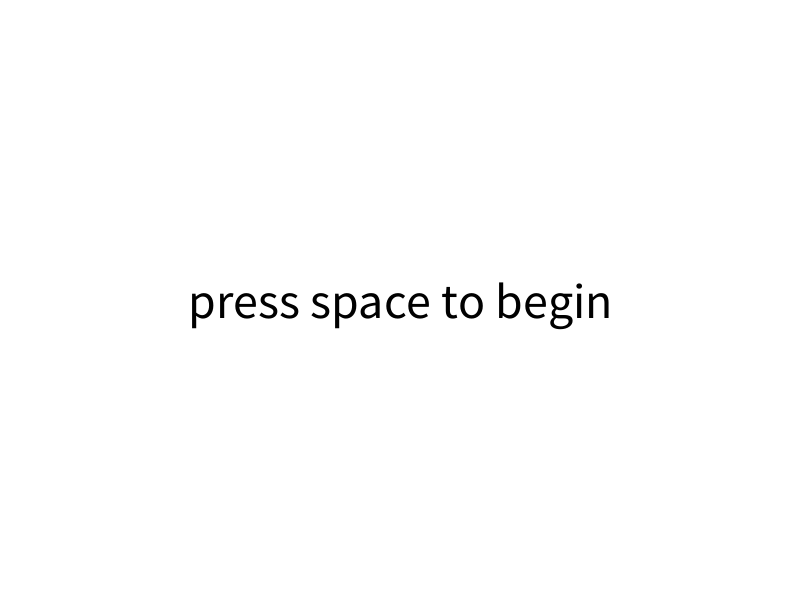
Frame 1 (no input)
Frame 60 (the mouse pressed at the canvas centre just before this capture): identical to frame 1, image omitted
Frame 120 (the mouse held since frame 60 and released just before this capture): identical to frame 1, image omitted

The Processing sketch that drew this single still picture (run headless with seeded random() and noise(); from frame 60 on, the mouse is pressed at the canvas centre):

// Processing sketch: switchingScreens
// ── switchingScreens.pde
int screen = 0;

void setup() {
  //fullScreen();
  size(800, 600);
}

void draw() {
  //background(50);
  textSize(50);
  if (screen == 0) {
    startScreen();
  } else if (screen == 1) {
    game();
  } else if (screen == 2) {
    endScreen();
  }
}

void startScreen() {
  background(255);
  fill(0);
  textAlign(CENTER, CENTER);
  text("press space to begin", width/2, height/2);
}

void game() {
  background(0, 255, 32);
  if(mouseX > 700){
    screen = 2; 
  }
}

void endScreen() {
  background(255, 0, 0);
  fill(255);
  text("ur unalived", 100, 100);
}

void keyPressed(){
  if(key == ' '){
    screen = 1;
  }
}
